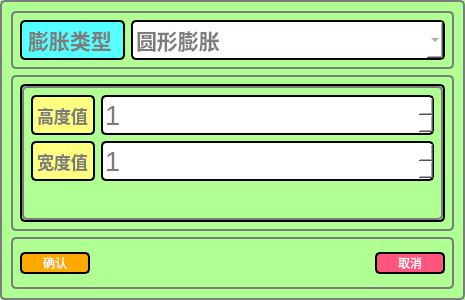
<?xml version="1.0" encoding="UTF-8"?>
<ui version="4.0">
 <class>DilationDialog</class>
 <widget class="QDialog" name="DilationDialog">
  <property name="geometry">
   <rect>
    <x>0</x>
    <y>0</y>
    <width>465</width>
    <height>300</height>
   </rect>
  </property>
  <property name="windowTitle">
   <string>Dialog</string>
  </property>
  <property name="styleSheet">
   <string notr="true">QWidget{
	background-color: rgb(175, 255, 146);
color: rgb(124, 124, 124);
border-style:solid;
border-width:2px;
border-radius:5px;
}
QLabel{background-color: rgb(255, 255, 127);
}
QSlider{
background-color: rgb(255, 255, 0);
}</string>
  </property>
  <layout class="QVBoxLayout" name="verticalLayout" stretch="1,3,1">
   <item>
    <widget class="QWidget" name="widget" native="true">
     <layout class="QHBoxLayout" name="horizontalLayout" stretch="1,3">
      <item>
       <widget class="QLabel" name="label">
        <property name="font">
         <font>
          <pointsize>16</pointsize>
          <weight>75</weight>
          <bold>true</bold>
         </font>
        </property>
        <property name="styleSheet">
         <string notr="true">background-color: rgb(85, 255, 255);</string>
        </property>
        <property name="text">
         <string>膨胀类型</string>
        </property>
       </widget>
      </item>
      <item>
       <widget class="QComboBox" name="comboBox">
        <property name="minimumSize">
         <size>
          <width>0</width>
          <height>40</height>
         </size>
        </property>
        <property name="font">
         <font>
          <pointsize>16</pointsize>
          <weight>75</weight>
          <bold>true</bold>
         </font>
        </property>
        <property name="styleSheet">
         <string notr="true">background-color: rgb(255, 255, 255);</string>
        </property>
        <item>
         <property name="text">
          <string>圆形膨胀</string>
         </property>
        </item>
        <item>
         <property name="text">
          <string>矩形膨胀</string>
         </property>
        </item>
       </widget>
      </item>
     </layout>
    </widget>
   </item>
   <item>
    <widget class="QWidget" name="widget_2" native="true">
     <layout class="QVBoxLayout" name="verticalLayout_2">
      <item>
       <widget class="QStackedWidget" name="stackedWidget">
        <property name="currentIndex">
         <number>1</number>
        </property>
        <widget class="QWidget" name="page">
         <layout class="QFormLayout" name="formLayout">
          <item row="0" column="0">
           <widget class="QLabel" name="label_2">
            <property name="minimumSize">
             <size>
              <width>0</width>
              <height>40</height>
             </size>
            </property>
            <property name="font">
             <font>
              <pointsize>13</pointsize>
              <weight>75</weight>
              <bold>true</bold>
             </font>
            </property>
            <property name="styleSheet">
             <string notr="true"/>
            </property>
            <property name="text">
             <string>圆形膨胀值</string>
            </property>
           </widget>
          </item>
          <item row="0" column="1">
           <widget class="QSpinBox" name="spinBox">
            <property name="minimumSize">
             <size>
              <width>0</width>
              <height>40</height>
             </size>
            </property>
            <property name="font">
             <font>
              <pointsize>20</pointsize>
             </font>
            </property>
            <property name="styleSheet">
             <string notr="true">background-color: rgb(255, 255, 255);</string>
            </property>
            <property name="minimum">
             <number>1</number>
            </property>
           </widget>
          </item>
         </layout>
        </widget>
        <widget class="QWidget" name="page_2">
         <layout class="QFormLayout" name="formLayout_2">
          <item row="0" column="0">
           <widget class="QLabel" name="label_3">
            <property name="minimumSize">
             <size>
              <width>0</width>
              <height>40</height>
             </size>
            </property>
            <property name="font">
             <font>
              <pointsize>13</pointsize>
              <weight>75</weight>
              <bold>true</bold>
             </font>
            </property>
            <property name="text">
             <string>高度值</string>
            </property>
           </widget>
          </item>
          <item row="0" column="1">
           <widget class="QSpinBox" name="spinBox_2">
            <property name="minimumSize">
             <size>
              <width>0</width>
              <height>40</height>
             </size>
            </property>
            <property name="font">
             <font>
              <pointsize>20</pointsize>
             </font>
            </property>
            <property name="styleSheet">
             <string notr="true">background-color: rgb(255, 255, 255);</string>
            </property>
            <property name="minimum">
             <number>1</number>
            </property>
           </widget>
          </item>
          <item row="1" column="0">
           <widget class="QLabel" name="label_4">
            <property name="minimumSize">
             <size>
              <width>0</width>
              <height>40</height>
             </size>
            </property>
            <property name="font">
             <font>
              <pointsize>13</pointsize>
              <weight>75</weight>
              <bold>true</bold>
             </font>
            </property>
            <property name="text">
             <string>宽度值</string>
            </property>
           </widget>
          </item>
          <item row="1" column="1">
           <widget class="QSpinBox" name="spinBox_3">
            <property name="minimumSize">
             <size>
              <width>0</width>
              <height>40</height>
             </size>
            </property>
            <property name="font">
             <font>
              <pointsize>20</pointsize>
             </font>
            </property>
            <property name="styleSheet">
             <string notr="true">background-color: rgb(255, 255, 255);</string>
            </property>
            <property name="minimum">
             <number>1</number>
            </property>
           </widget>
          </item>
         </layout>
        </widget>
       </widget>
      </item>
     </layout>
    </widget>
   </item>
   <item>
    <widget class="QWidget" name="widget_3" native="true">
     <layout class="QHBoxLayout" name="horizontalLayout_2">
      <item>
       <widget class="QPushButton" name="pushButton">
        <property name="minimumSize">
         <size>
          <width>70</width>
          <height>0</height>
         </size>
        </property>
        <property name="styleSheet">
         <string notr="true">QPushButton{
background-color: rgb(255, 170, 0);
border-color: rgb(0, 0, 0);
color: rgb(255, 255, 255);
border-style:solid;
border-width:2px;
border-radius:5px;
font:15px &quot;微软雅黑&quot;;
}
QPushButton:hover{
background-color: qlineargradient(spread:pad, x1:0, y1:1, x2:1, y2:0, stop:0 rgba(255, 200, 157, 255), stop:0.857955 rgba(157, 213, 221, 255));
}
QPushButton:pressed{
background-color: rgb(47, 141, 69);
border-color: rgb(179, 179, 179);
}</string>
        </property>
        <property name="text">
         <string>确认</string>
        </property>
       </widget>
      </item>
      <item>
       <spacer name="horizontalSpacer">
        <property name="orientation">
         <enum>Qt::Horizontal</enum>
        </property>
        <property name="sizeHint" stdset="0">
         <size>
          <width>40</width>
          <height>20</height>
         </size>
        </property>
       </spacer>
      </item>
      <item>
       <widget class="QPushButton" name="pushButton_2">
        <property name="minimumSize">
         <size>
          <width>70</width>
          <height>0</height>
         </size>
        </property>
        <property name="styleSheet">
         <string notr="true">QPushButton{
background-color: rgb(255, 85, 127);
border-color: rgb(0, 0, 0);
color: rgb(255, 255, 255);
border-style:solid;
border-width:2px;
border-radius:5px;
font:15px &quot;微软雅黑&quot;;
}
QPushButton:hover{
background-color: qlineargradient(spread:pad, x1:0, y1:1, x2:1, y2:0, stop:0 rgba(255, 200, 157, 255), stop:0.857955 rgba(157, 213, 221, 255));
}
QPushButton:pressed{
background-color: rgb(47, 141, 69);
border-color: rgb(179, 179, 179);
}</string>
        </property>
        <property name="text">
         <string>取消</string>
        </property>
       </widget>
      </item>
     </layout>
    </widget>
   </item>
  </layout>
 </widget>
 <resources/>
 <connections/>
</ui>
